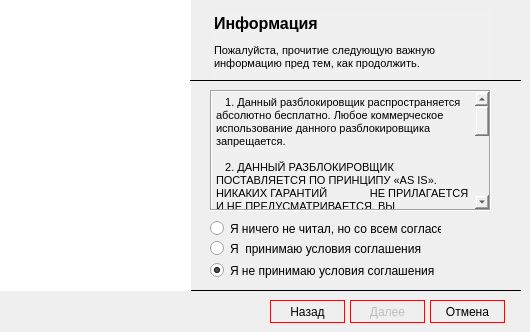
    <widget class="QWidget" name="page_3">
     <widget class="Line" name="line_3">
      <property name="geometry">
       <rect>
        <x>190</x>
        <y>290</y>
        <width>331</width>
        <height>1</height>
       </rect>
      </property>
      <property name="styleSheet">
       <string notr="true">border-top: 1px solid black;</string>
      </property>
      <property name="orientation">
       <enum>Qt::Horizontal</enum>
      </property>
     </widget>
     <widget class="QPushButton" name="next_button_3">
      <property name="enabled">
       <bool>false</bool>
      </property>
      <property name="geometry">
       <rect>
        <x>350</x>
        <y>300</y>
        <width>75</width>
        <height>23</height>
       </rect>
      </property>
      <property name="cursor">
       <cursorShape>ForbiddenCursor</cursorShape>
      </property>
      <property name="styleSheet">
       <string notr="true">QPushButton {border: 1px solid #B22222;
}

QPushButton:hover {
    background-color: #FFD0D1;
}</string>
      </property>
      <property name="text">
       <string>Далее</string>
      </property>
     </widget>
     <widget class="QPushButton" name="cancel_button_3">
      <property name="geometry">
       <rect>
        <x>430</x>
        <y>300</y>
        <width>75</width>
        <height>23</height>
       </rect>
      </property>
      <property name="cursor">
       <cursorShape>PointingHandCursor</cursorShape>
      </property>
      <property name="styleSheet">
       <string notr="true">QPushButton {border: 1px solid #B22222;
}

QPushButton:hover {
    background-color: #FFD0D1;
}</string>
      </property>
      <property name="text">
       <string>Отмена</string>
      </property>
     </widget>
     <widget class="QListWidget" name="listWidget_3">
      <property name="geometry">
       <rect>
        <x>0</x>
        <y>0</y>
        <width>191</width>
        <height>291</height>
       </rect>
      </property>
      <property name="styleSheet">
       <string notr="true">background-image: url(:/images/stallaris_ba (1).jpg);</string>
      </property>
      <property name="frameShape">
       <enum>QFrame::NoFrame</enum>
      </property>
     </widget>
     <widget class="QPushButton" name="back_button_2">
      <property name="geometry">
       <rect>
        <x>270</x>
        <y>300</y>
        <width>75</width>
        <height>23</height>
       </rect>
      </property>
      <property name="cursor">
       <cursorShape>PointingHandCursor</cursorShape>
      </property>
      <property name="styleSheet">
       <string notr="true">QPushButton {border: 1px solid #B22222;
}

QPushButton:hover {
    background-color: #FFD0D1;
}</string>
      </property>
      <property name="text">
       <string>Назад</string>
      </property>
     </widget>
     <widget class="QTextBrowser" name="textBrowser">
      <property name="geometry">
       <rect>
        <x>210</x>
        <y>10</y>
        <width>281</width>
        <height>31</height>
       </rect>
      </property>
      <property name="styleSheet">
       <string notr="true">background-color: rgb(240, 240, 240);</string>
      </property>
      <property name="frameShape">
       <enum>QFrame::NoFrame</enum>
      </property>
      <property name="html">
       <string>&lt;!DOCTYPE HTML PUBLIC &quot;-//W3C//DTD HTML 4.0//EN&quot; &quot;http://www.w3.org/TR/REC-html40/strict.dtd&quot;&gt;
&lt;html&gt;&lt;head&gt;&lt;meta name=&quot;qrichtext&quot; content=&quot;1&quot; /&gt;&lt;style type=&quot;text/css&quot;&gt;
p, li { white-space: pre-wrap; }
&lt;/style&gt;&lt;/head&gt;&lt;body style=&quot; font-family:'MS Shell Dlg 2'; font-size:8.25pt; font-weight:400; font-style:normal;&quot;&gt;
&lt;p style=&quot; margin-top:0px; margin-bottom:0px; margin-left:0px; margin-right:0px; -qt-block-indent:0; text-indent:0px;&quot;&gt;&lt;span style=&quot; font-size:12pt; font-weight:600;&quot;&gt;Информация&lt;/span&gt;&lt;/p&gt;&lt;/body&gt;&lt;/html&gt;</string>
      </property>
     </widget>
     <widget class="QTextBrowser" name="textBrowser_2">
      <property name="geometry">
       <rect>
        <x>210</x>
        <y>40</y>
        <width>281</width>
        <height>41</height>
       </rect>
      </property>
      <property name="styleSheet">
       <string notr="true">background-color: rgb(240, 240, 240);</string>
      </property>
      <property name="frameShape">
       <enum>QFrame::NoFrame</enum>
      </property>
      <property name="html">
       <string>&lt;!DOCTYPE HTML PUBLIC &quot;-//W3C//DTD HTML 4.0//EN&quot; &quot;http://www.w3.org/TR/REC-html40/strict.dtd&quot;&gt;
&lt;html&gt;&lt;head&gt;&lt;meta name=&quot;qrichtext&quot; content=&quot;1&quot; /&gt;&lt;style type=&quot;text/css&quot;&gt;
p, li { white-space: pre-wrap; }
&lt;/style&gt;&lt;/head&gt;&lt;body style=&quot; font-family:'MS Shell Dlg 2'; font-size:8.25pt; font-weight:400; font-style:normal;&quot;&gt;
&lt;p style=&quot; margin-top:0px; margin-bottom:0px; margin-left:0px; margin-right:0px; -qt-block-indent:0; text-indent:0px;&quot;&gt;Пожалуйста, прочитие следующую важную информацию пред тем, как продолжить.&lt;/p&gt;&lt;/body&gt;&lt;/html&gt;</string>
      </property>
     </widget>
     <widget class="Line" name="line_4">
      <property name="geometry">
       <rect>
        <x>190</x>
        <y>80</y>
        <width>331</width>
        <height>1</height>
       </rect>
      </property>
      <property name="styleSheet">
       <string notr="true">border-top: 1px solid black;</string>
      </property>
      <property name="orientation">
       <enum>Qt::Horizontal</enum>
      </property>
     </widget>
     <widget class="QTextBrowser" name="textBrowser_4">
      <property name="geometry">
       <rect>
        <x>210</x>
        <y>90</y>
        <width>281</width>
        <height>121</height>
       </rect>
      </property>
      <property name="styleSheet">
       <string notr="true">background-color: rgb(240, 240, 240);</string>
      </property>
      <property name="frameShape">
       <enum>QFrame::Box</enum>
      </property>
      <property name="html">
       <string>&lt;!DOCTYPE HTML PUBLIC &quot;-//W3C//DTD HTML 4.0//EN&quot; &quot;http://www.w3.org/TR/REC-html40/strict.dtd&quot;&gt;
&lt;html&gt;&lt;head&gt;&lt;meta name=&quot;qrichtext&quot; content=&quot;1&quot; /&gt;&lt;style type=&quot;text/css&quot;&gt;
p, li { white-space: pre-wrap; }
&lt;/style&gt;&lt;/head&gt;&lt;body style=&quot; font-family:'MS Shell Dlg 2'; font-size:8.25pt; font-weight:400; font-style:normal;&quot;&gt;
&lt;p style=&quot; margin-top:0px; margin-bottom:0px; margin-left:0px; margin-right:0px; -qt-block-indent:0; text-indent:0px;&quot;&gt;   1. Данный разблокировщик распространяется абсолютно бесплатно. Любое коммерческое использование данного разблокировщика запрещается.&lt;/p&gt;
&lt;p style=&quot;-qt-paragraph-type:empty; margin-top:0px; margin-bottom:0px; margin-left:0px; margin-right:0px; -qt-block-indent:0; text-indent:0px;&quot;&gt;&lt;br /&gt;&lt;/p&gt;
&lt;p style=&quot; margin-top:0px; margin-bottom:0px; margin-left:0px; margin-right:0px; -qt-block-indent:0; text-indent:0px;&quot;&gt;   2. ДАННЫЙ РАЗБЛОКИРОВЩИК ПОСТАВЛЯЕТСЯ ПО ПРИНЦИПУ «AS IS». НИКАКИХ ГАРАНТИЙ              НЕ ПРИЛАГАЕТСЯ И НЕ ПРЕДУСМАТРИВАЕТСЯ. ВЫ ИСПОЛЬЗУЕТЕ ЭТУ МОДИФИКАЦИЮ ОРИГИНАЛЬНОЙ ИГРЫ НА СВОЙ СТРАХ И РИСК. АВТОРЫ МОДИФИКАЦИИ НЕ БУДУТ ОТВЕЧАТЬ НИ ЗА КАКИЕ ПОТЕРИ ИЛИ ИСКАЖЕНИЯ ДАННЫХ, ЛЮБУЮ УПУЩЕННУЮ ВЫГОДУ В ПРОЦЕССЕ ИСПОЛЬЗОВАНИЯ ИЛИ НЕПРАВИЛЬНОГО ИСПОЛЬЗОВАНИЯ ДАННОЙ МОДИФИКАЦИИ.&lt;/p&gt;
&lt;p style=&quot;-qt-paragraph-type:empty; margin-top:0px; margin-bottom:0px; margin-left:0px; margin-right:0px; -qt-block-indent:0; text-indent:0px;&quot;&gt;&lt;br /&gt;&lt;/p&gt;
&lt;p style=&quot; margin-top:0px; margin-bottom:0px; margin-left:0px; margin-right:0px; -qt-block-indent:0; text-indent:0px;&quot;&gt;   4. Все права, не предоставленные здесь явно, сохраняются за правообладателями.&lt;/p&gt;
&lt;p style=&quot;-qt-paragraph-type:empty; margin-top:0px; margin-bottom:0px; margin-left:0px; margin-right:0px; -qt-block-indent:0; text-indent:0px;&quot;&gt;&lt;br /&gt;&lt;/p&gt;
&lt;p style=&quot; margin-top:0px; margin-bottom:0px; margin-left:0px; margin-right:0px; -qt-block-indent:0; text-indent:0px;&quot;&gt;   5. Установка и использование данной русификации означает, что вы ознакомились и понимаете положения настоящего лицензионного соглашения и согласны с ними.&lt;/p&gt;
&lt;p style=&quot;-qt-paragraph-type:empty; margin-top:0px; margin-bottom:0px; margin-left:0px; margin-right:0px; -qt-block-indent:0; text-indent:0px;&quot;&gt;&lt;br /&gt;&lt;/p&gt;&lt;/body&gt;&lt;/html&gt;</string>
      </property>
     </widget>
     <widget class="QRadioButton" name="eula_true">
      <property name="geometry">
       <rect>
        <x>210</x>
        <y>240</y>
        <width>231</width>
        <height>17</height>
       </rect>
      </property>
      <property name="cursor">
       <cursorShape>PointingHandCursor</cursorShape>
      </property>
      <property name="text">
       <string>Я  принимаю условия соглашения</string>
      </property>
      <attribute name="buttonGroup">
       <string notr="true">eula</string>
      </attribute>
     </widget>
     <widget class="QRadioButton" name="eula_false">
      <property name="geometry">
       <rect>
        <x>210</x>
        <y>260</y>
        <width>231</width>
        <height>21</height>
       </rect>
      </property>
      <property name="cursor">
       <cursorShape>PointingHandCursor</cursorShape>
      </property>
      <property name="acceptDrops">
       <bool>false</bool>
      </property>
      <property name="text">
       <string>Я не принимаю условия соглашения</string>
      </property>
      <property name="checked">
       <bool>true</bool>
      </property>
      <attribute name="buttonGroup">
       <string notr="true">eula</string>
      </attribute>
     </widget>
     <widget class="QRadioButton" name="eula_true1">
      <property name="geometry">
       <rect>
        <x>210</x>
        <y>220</y>
        <width>231</width>
        <height>17</height>
       </rect>
      </property>
      <property name="cursor">
       <cursorShape>PointingHandCursor</cursorShape>
      </property>
      <property name="acceptDrops">
       <bool>false</bool>
      </property>
      <property name="text">
       <string>Я ничего не читал, но со всем согласен</string>
      </property>
      <property name="checked">
       <bool>false</bool>
      </property>
      <attribute name="buttonGroup">
       <string notr="true">eula</string>
      </attribute>
     </widget>
    </widget>
